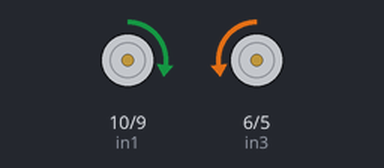
A sketch run on a simulated Arduino Uno, built with avr-gcc and run on an emulated ATmega328P. Shown: motor-driver pin pairs drawn as motors (green arrow = first pin HIGH = forward, orange = second pin HIGH = backward, longer = more drive, scaled by the enable pin).

Above: at 2.5 s.
At 9.5 s:
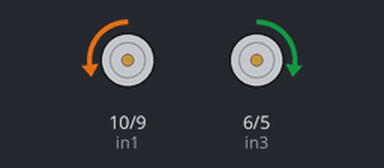
At 13.0 s:
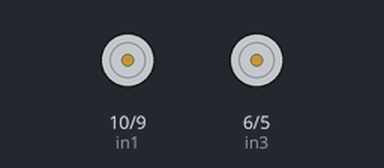
Timing chart, 0 to 18.2 s (numbered marks = the images above):
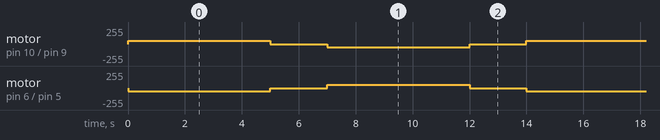

The sketch:

L298N_Motor_Basic.ino
```cpp
//motor one
int enA = 11;
int in1 = 10;
int in2 = 9;
// motor two
int enB = 3;
int in3 = 6;
int in4 = 5;
bool signalON = true;
bool signalOFF = false;

void setup()
{
  // set all the motor control pins to outputs
  pinMode(enA, OUTPUT); //POWER
  pinMode(enB, OUTPUT); //POWER
  pinMode(in1, OUTPUT); //DIRECTION A MOTOR A
  pinMode(in2, OUTPUT); //DIRECTION B MOTOR A
  pinMode(in3, OUTPUT); //DIRECTION C MOTOR B
  pinMode(in4, OUTPUT); //DIRECTION C MOTOR B
}


int MotorHighLow(int ENABLE, int DISABLE){
  digitalWrite( ENABLE, HIGH);
  digitalWrite( DISABLE, LOW);
}


bool Motor(bool signal){
  if (signal==true){
    //set engine speed
    analogWrite(enA, 50);
    analogWrite(enB, 50);
    delay(5000);
  }else if(!signal){
    //turn off engine
    analogWrite(enA, 0);
    analogWrite(enB, 0);
    //turnoff all signals
    digitalWrite(in1, LOW);
    digitalWrite(in2, LOW);
    digitalWrite(in3, LOW);
    digitalWrite(in4, LOW);
    delay(2000);
  };
}

void loop()
{
  //----------------------------FORWARD-----------------------------//
  //MotorHighLow(HIGH_Pin, LOW_Pin);
  //MOTOR          ENABLE, DISABLE
  MotorHighLow(in1, in2); //MOTOR A FORWARD
  MotorHighLow(in4, in3); //MOTOR B REVERSE
  //ENGINE ON
  Motor(signalON);
  //--------------------------STOP-----------------------------//
  //ENGINE OFF
  Motor(signalOFF);
  //--------------------------BACKWARD-------------------------------//
  MotorHighLow(in3, in4); //MOTOR B FORWARD
  MotorHighLow(in2, in1); //MOTOR A REVERSE
  Motor(signalON);
  //------------------------STOP-------------------------------------//
  Motor(signalOFF);
}
```

Measured:
- by itself, motor on pin 10 (in1) / pin 9 (in2): repeats every 14.0 s: stopped 2.0 s, backward 50/255 5.0 s, stopped 2.0 s, forward 50/255 5.0 s
- by itself, motor on pin 6 (in3) / pin 5 (in4): repeats every 14.0 s: stopped 2.0 s, forward 50/255 5.0 s, stopped 2.0 s, backward 50/255 5.0 s
